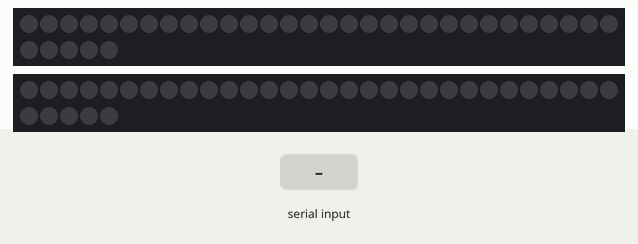
Simulated run of this sketch. Board: Arduino Uno, built with avr-gcc and run on an emulated ATmega328P. On the bench: 2 × 35 RGB LEDs in strip order, left to right, continuing on the next row. The inputs (shaded band) are chosen by the test bench. Dim RGB values are drawn brighter than linear.

Above: at 1.2 s.
1.3 s: "a" received over Serial
At 4.0 s:
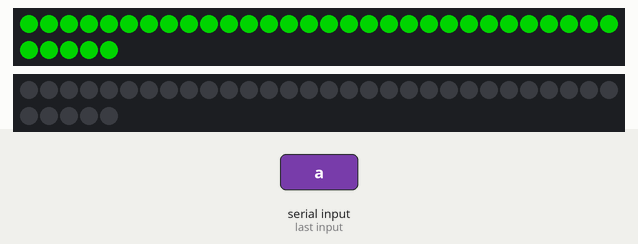
4.3 s: "b" received over Serial
At 7.0 s:
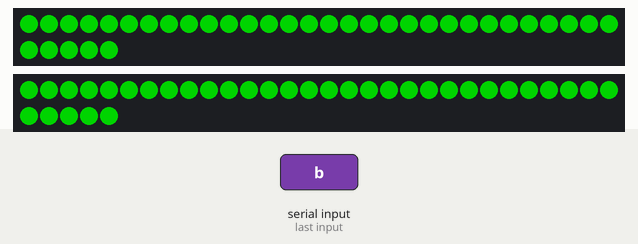
7.3 s: "a" received over Serial
At 9.18 s:
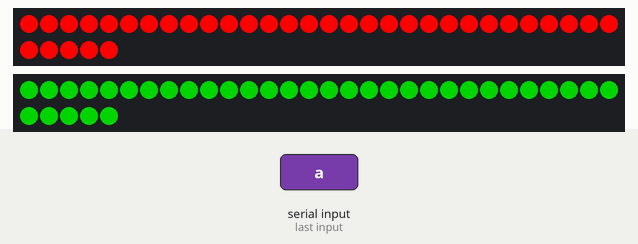
10.3 s: "b" received over Serial
At 12.18 s:
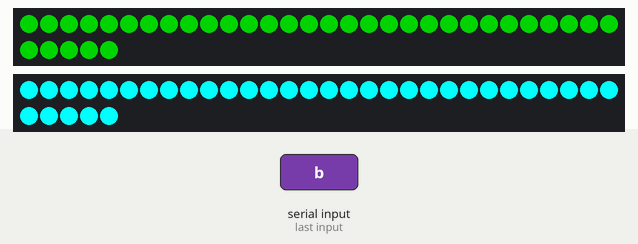

Measured:
- after the input at 1.3 s, the LEDs: first change at once (image 1 shows a later state)
- after the input at 4.3 s, the LEDs: first change at once (image 2 shows a later state)
- after the input at 7.3 s, the LEDs: first change at once (image 3 shows a later state)
- after the input at 10.3 s, the LEDs: first change at once (image 4 shows a later state)

The sketch:

just_led_copy_20221214212153.ino
```cpp
#include <FastLED.h>
#define LED_PIN1 3
#define LED_PIN2 4
#define NUM_LEDS 35
CRGB leds1[NUM_LEDS];
CRGB leds2[NUM_LEDS];
int incomingByte;

void setup() {
  Serial.begin(9600);
  FastLED.addLeds<WS2812B, LED_PIN1, GRB>(leds1, NUM_LEDS);
  FastLED.addLeds<WS2812B, LED_PIN2, GRB>(leds2, NUM_LEDS);
}

void loop() {
  if (Serial.available() > 0) { // see if there's incoming serial data
  incomingByte   = Serial.read(); // read it
    if (incomingByte == 'a') {
        for (int i = 0; i < NUM_LEDS; i++) {
          leds1[i] = CRGB::Red;
          FastLED.show();
          delay(50);
        }
         for (int i = 0; i < NUM_LEDS; i++) {
          leds1[i] = CRGB::Green;
          FastLED.show();
        }
    }
    if (incomingByte == 'b') {
      for (int i = 0; i < NUM_LEDS; i++) {
          leds2[i] = CRGB::Cyan;
          FastLED.show();
          delay(50);
        }
         for (int i = 0; i < NUM_LEDS; i++) {
          leds2[i] = CRGB::Green;
          FastLED.show();
        }
        }
       }
      }
```
